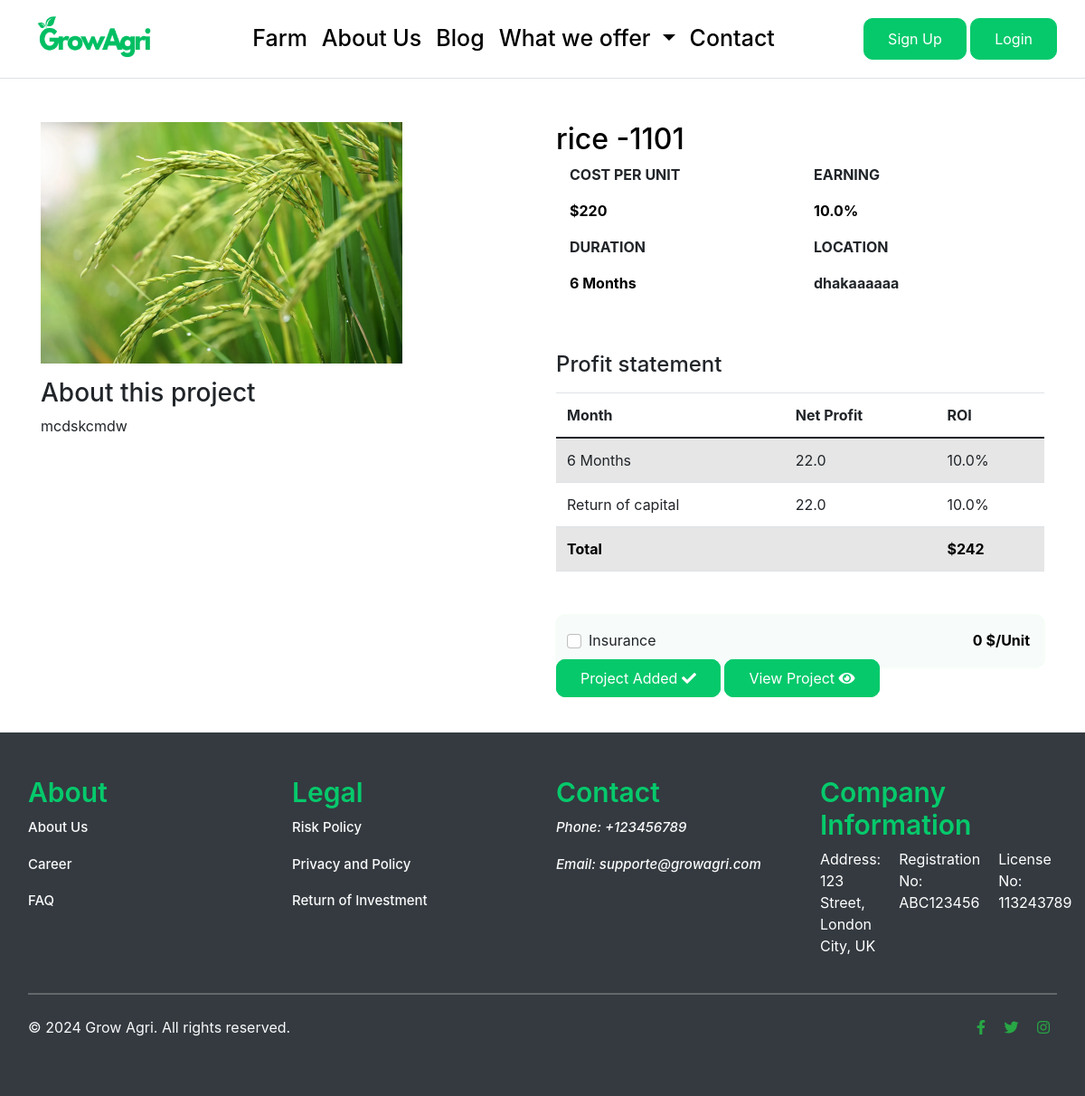
The page /farm/rice/rice/ on the database as committed earlier.
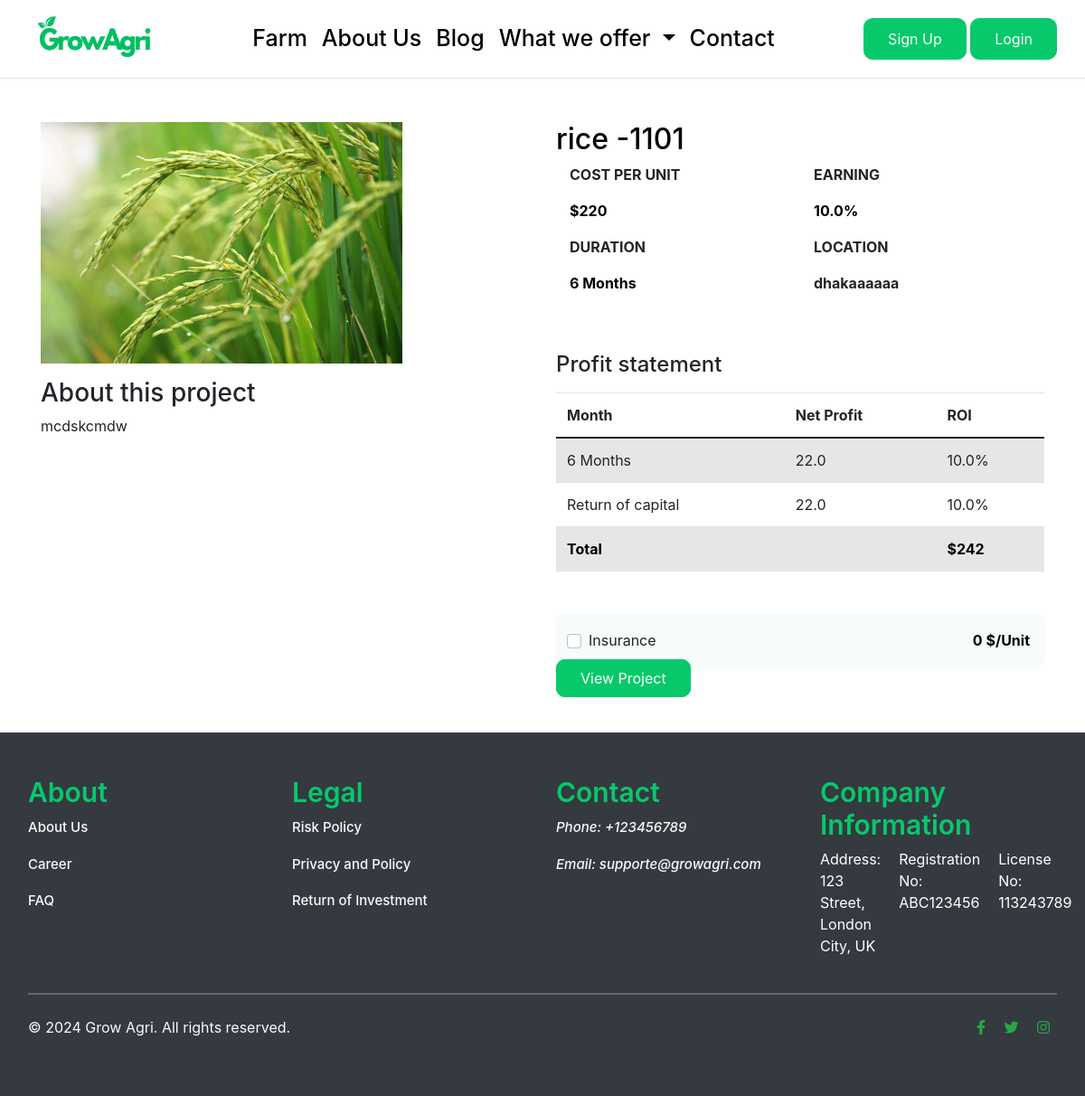
The same page on the database as committed later.
### farm/views.py (the view)
# urls.py: path('<slug:crop_slug>/<slug:farm_slug>/', views.farm_detail, name='farm_detail'),
def farm_detail(request, crop_slug, farm_slug):
    try:
        single_product = Farm.objects.get(category__slug=crop_slug, slug= farm_slug)
        in_cart = CartItem.objects.filter(cart__cart_id=_cart_id(request), product=single_product).exists()
    except Exception as e:
        raise e
    farm = get_object_or_404(Farm, slug=farm_slug)
    total_sum_value = farm.calculate_roi() + farm.price
    context = {
        'farm': farm,
        'total_sum_value': total_sum_value,
        'single_product': single_product,
        'in_cart': in_cart,
    }
    return render(request, 'farm/farm_detail.html', context)

### carts/context_processors.py (called while the page is built)
def counter(request):
    cart_count = 0
    if 'admin' in request.path:
        return {}
    else:
        try:
            cart = Cart.objects.filter(cart_id=_cart_id(request))
            if request.user.is_authenticated:
                cart_items = CartItem.objects.all().filter(user=request.user)
            else:
                cart_items = CartItem.objects.filter(cart=cart[:1])
            for cart_item in cart_items:
                cart_count += cart_item.quantity
        except Cart.DoesNotExist:
            cart_count = 0
    return {'cart_count': cart_count}

### carts/views.py (called while the page is built)
def _cart_id(request):
    cart = request.session.session_key
    if not cart:
        cart = request.session.create()
    return cart

### farm/models.py (called while the page is built)
    def calculate_roi(self):
        if self.custom_percentage is None:
            raise ValueError("Custom percentage is not specified.")
        return (self.price * self.custom_percentage) / 100

### projects/context_processors.py (called while the page is built)
def menu_links(request):
    links = CropType.objects.all()
    return dict(links=links)

### templates/farm/farm_detail.html (shortened to what the changed rows need)
{% extends "base.html" %}
{% load static %}
{% block content %}
    <div class="container my-5">
        <div class="row">
            <div class="col-md-6 col-sm-12">
                <h2 class="text_color">{{ farm.farm_name }}</h2>
                <div class="container">
                    <div class="row">
                    </div>
                </div>
                <div class="container">
                    <div class="row">
                    </div>
                </div>
                <div class="my-5">
                    <h4 class="my-3">Profit statement</h4>
                    <table class="table table-striped">
                        <thead>
                            <tr>
                                <th scope="col">Month</th>
                                <th scope="col">Net Profit</th>
                                <th scope="col">ROI</th>
                            </tr>
                        </thead>
                    </table>
                </div>
                <div class="gray_bg p-3 d-flex justify-content-between">
                    <div class="form-check">
                    </div>
                    <p class="m-0 fw-bold text_color">0 $/Unit</p>
                </div>
                    {% if single_product.stock < 0 %}
                    <h5 class="text-danger">Out of stock</h5>
                {% else %}
                    {% if in_cart %}
                        <a href="#" class="custom_button">Project Added&nbsp;<i class="fas fa-check"></i></a>
                        <a href="{% url 'cart' %}" class="custom_button">View Project&nbsp;<i class="fas fa-eye"></i></a>
                    {% else %}
                        <a href="{% url 'add_cart' single_product.id %}" class="custom_button">View Project </a>
                    {% endif %}
                {% endif %}
            </div>
        </div>
    </div>
    {% endblock content %}

Rows that differ between the two databases and show on the page:
changed Farm "rice -1101": stock 8 → 6 (drawn)
Other text that changed with them:
text no longer shown: "Project Added"
